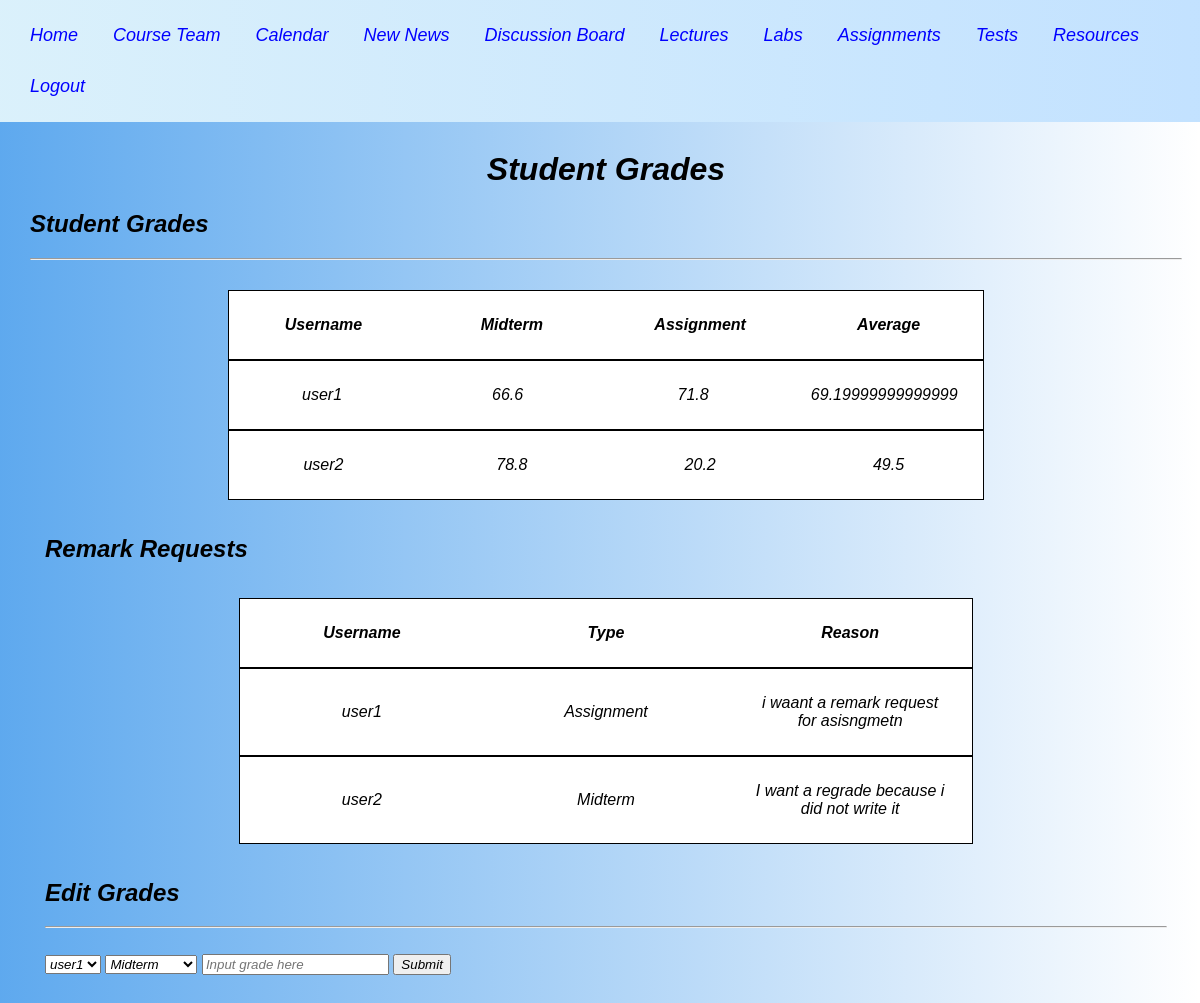
/teacher_grades, run on an earlier commit of the app's database.
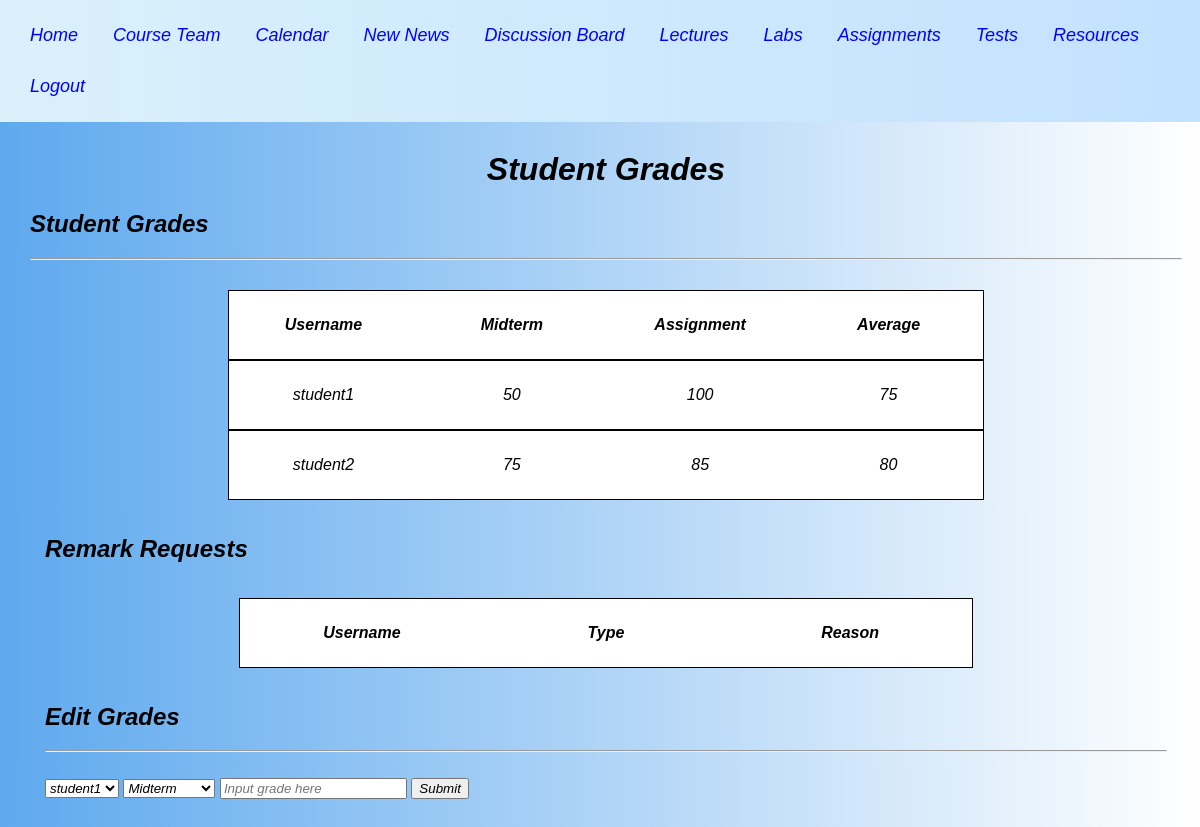
And on a later commit of the database.
### app.py (models this page shows)
class Student(db.Model):
    __tablename__ = 'Student'
    username = db.Column(db.String(100),unique = True,nullable = False, primary_key = True)
    midterm = db.Column(db.Float, unique = False, nullable = True)
    assignment = db.Column(db.Float, unique = False, nullable = True)
    average = db.Column(db.Float, unique = False, nullable = True)

class Remark(db.Model):
    __tablename__ = 'Remark'
    username = db.Column(db.String(100), primary_key = True)
    type = db.Column(db.String(30), primary_key = True)
    reason = db.Column(db.String(500), nullable = False)

### app.py (the view, shortened to what this page needs)
@app.route('/teacher_grades',methods = ['GET','POST'])
def teacher_grades():
    query_remarks = query_teacher_remarks()     #query all remakr requests
    if request.method =='GET':
        query_grades = query_teacher_grades()       #query all the students grades
        return render_template('teacher_grades.html', q = query_grades, remarks = query_remarks)        #if get request just show all student grades and remarks

### app.py (called while the page is built)
def query_teacher_grades():
    query_grades = Student.query.all()      #helper to get all student grades to show on teacher grades page
    return query_grades

def query_teacher_remarks():
    return Remark.query.all()           #query all remark requests in database

### templates/teacher_grades.html (shortened to what this page needs)
<!DOCTYPE html>
<html>
    <head>
        <link rel="stylesheet" href="../static/teacher_grades.css">
    </head>
    <body>
        <header>
            <div id="nav">
                <a href="{{ url_for ('index') }}">Home</a>
                <a href="{{ url_for ('courseteam') }}">Course Team</a>
                <a href="{{ url_for ('calendar') }}">Calendar</a>
                <a href="{{ url_for ('news') }}">New News</a>
                <a href="https://piazza.com" target="_blank">Discussion Board</a>
                <a href="{{ url_for ('lectures') }}">Lectures</a>
                <a href="{{ url_for ('labs') }}">Labs</a>
                <a href="{{ url_for ('assignments') }}">Assignments</a>
                <a href="{{ url_for ('tests') }}">Tests</a>
                <a href="{{ url_for ('resources') }}">Resources</a>
                <a href="{{ url_for ('logout') }} ">Logout</a>
            </div>
        </header>
        <div id="page-title">
            <h1>Student Grades</h1>
        </div>
        <h2>Student Grades</h2>
        <hr>
        <div class = "table-container">
           <div class = 'table'>
                <div class = "table-row">
                    <div class = 'table-entry-medium'>
                        <b>Username</b>
                    </div>
                    <div class = 'table-entry-medium'>
                        <b>Midterm</b>
                    </div>
                    <div class = 'table-entry-medium'>
                        <b>Assignment</b>
                    </div>
                    <div class = 'table-entry-medium'>
                        <b>Average</b>
                    </div>
                </div>
                {% for Student in q %}
                <div class = "table-row">
                    <div class = 'table-entry-medium'>
                        {{Student.username}}
                    </div>
                    <div class = 'table-entry-medium'>
                        {{Student.midterm}}
                    </div>
                    <div class = 'table-entry-medium'>
                        {{Student.assignment}}
                    </div>
                    <div class = 'table-entry-medium'>
                        {{Student.average}}
                    </div>
                </div>
                {% endfor %}
            </div>
        </div>
        <div>
            <h2>Remark Requests</h2>
            <div class = "table-container">
                <div class = 'table'>
                     <div class = "table-row">
                         <div class = 'table-entry-medium'>
                             <b>Username</b>
                         </div>
                         <div class = 'table-entry-medium'>
                             <b>Type</b>
                         </div>
                         <div class ='table-entry-medium'>
                             <b>Reason</b>
                         </div>
                     </div>
                     {% for remark in remarks %}
                     <div class = "table-row">
                         <div class = 'table-entry-medium'>
                             {{remark.username}}
                         </div>
                         <div class = 'table-entry-medium'>
                             {{remark.type}}
                         </div>
                         <div class = 'table-entry-medium'>
                            {{remark.reason}}
                        </div>
                     </div>
                     {% endfor %}
                 </div>
             </div>
        </div>
        <div>
        <h2>Edit Grades</h2>
        <hr>
        <br>
        <form id="feedback-form" action="{{ url_for('teacher_grades') }}", method="post" >
            <select id="select-student" name="select-student">
                {% for Student in q %}
                <option>{{Student.username}}</option>
                {% endfor %}
            </select>
            <select id="select-type" name="select-type">
                <option value="Midterm">Midterm</option>
            </select>
            <input type="text" id = "grade-input" name="grade-input" placeholder="Input grade here">
            <input type="submit" id="submit" value="Submit">
        </form>
        </div>
    </body>
</html>

### static/teacher_grades.css (style rules this page uses)
* { font-style: italic; }
body { font-family: sans-serif; margin-top: 90px; padding: 10px; margin-left: 20px; background-image: linear-gradient(to right, rgba(72, 157, 236, 0.877), rgba(255, 0, 0, 0)); }
@media screen and (max-width: 1320px) { body { margin-top: 120px; } }
header { top: 0; left: 0; right: 0; position: fixed; height: 70px; text-align: left; box-shadow: 0 0 25px 0 black; }
div { margin: 15px; justify-content: center; }
#nav { display: flex; flex-flow: row wrap; background-color: white; padding: 10px; margin: 0px; margin-top: 0px; width: 100%; justify-content: left; background-image: linear-gradient(to left, rgba(117, 188, 255, 0.438), rgba(33, 168, 231, 0.164)); }
#nav a { color: black; padding: 5px; font-size: 18px; margin: 10px; margin-left: 15px; color: blue; text-decoration: none; }
#nav a:link { color: blue; }
#page-title { margin: 20px; text-align: center; font-style: italic; }
.table-container { display: flex; justify-content: center; }
.table { width: 70%; }
.table-row { display:flex; background-color: white; flex-direction: row; justify-content: center; align-items: center; border: 1px solid black; margin-bottom: 0px; margin-top: 0px; }
.table-entry-medium { flex: 1; flex-grow: 4; text-align: center; padding: 10px; }

What changed in the data, as far as the page shows it:
removed Student: username "user1", midterm "66.6", assignment "71.8", average "69.19999999999999"
removed Student: username "user2", midterm "78.8", assignment "20.2", average "49.5"
removed Remark: username "user1", type "Assignment", reason "i waant a remark request for asisngmetn"
removed Remark: username "user2", type "Midterm", reason "I want a regrade because i did not write it"
added Student: username "student1", midterm "50", assignment "100", average "75"
added Student: username "student2", midterm "75", assignment "85", average "80"
Also different on the page:
form field select-student: "user1" → "student1"
